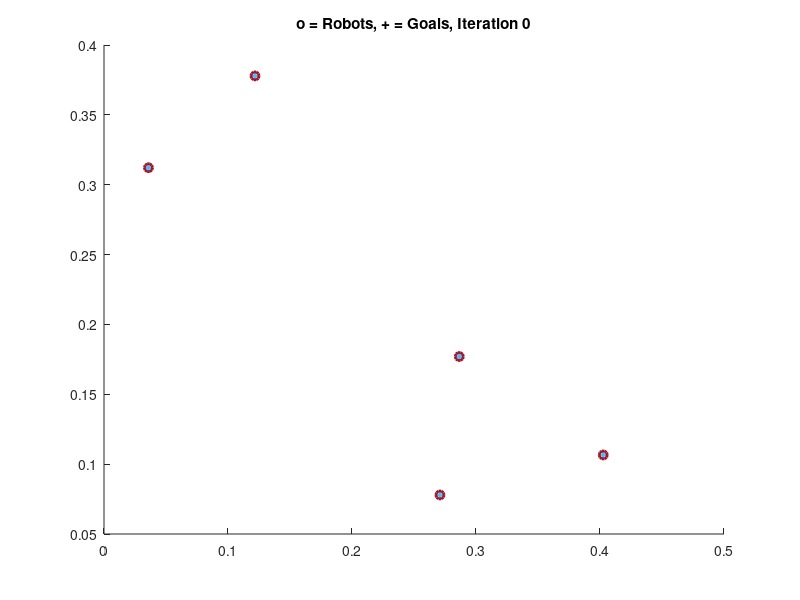
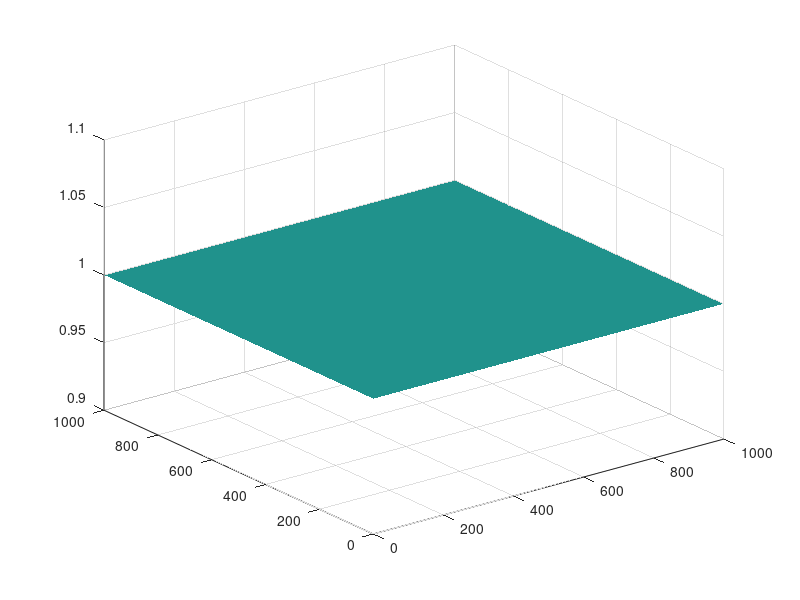

MATLAB code for these plots, in order: (Note: this script raises an error after producing the figures.)
n=5;
crs = [0,0;0,10;10,10;10,0];
numIterations = 500;
showPlot = true;
r_sen = 2;   %sensor range

Px = 0.5*rand([n,1]);
Py = 0.5*rand([n,1]);

xrange = max(crs(:,1));
yrange = max(crs(:,2));
thresh = 0.01; %max distance threshold for each cycle to end

%Dividing the area into discrete cells and expressing range in terms of the
%map
X1 = max(max(crs))/1000;
r_sen = r_sen/X1;
Z = ones(1000,1000);%Uncertainity Distribution
val2 = Z;
cycle=1;
Kprop = 0.5; %Proportionality constant

%%%%%%%%%%%%%%%%%%%%%%%% VISUALIZATION %%%%%%%%%%%%%%%%%%%%%%%%%%%%%%%%%%%%
if showPlot
    verCellHandle = zeros(n,1);
    cellColors = ones(n,3);
    for i = 1:numel(Px) % color according to
        verCellHandle(i)  = patch(Px(i),Py(i),cellColors(i,:)); % use color i  -- no robot assigned yet
        hold on
    end
    pathHandle = zeros(n,1);
    %numHandle = zeros(n,1);
    for i = 1:numel(Px) % color according to
        pathHandle(i)  = plot(Px(i),Py(i),'-','color',cellColors(i,:)*.8);
        %    numHandle(i) = text(Px(i),Py(i),num2str(i));
    end
    goalHandle = plot(Px,Py,'+','linewidth',2);
    currHandle = plot(Px,Py,'o','linewidth',2);
    titleHandle = title(['o = Robots, + = Goals, Iteration ', num2str(0)]);
end

figure
surf (Z);
set(surf(Z),'LineStyle','none');
%%%%%%%%%%%%%%%%%%%%%%%% END VISUALIZATION %%%%%%%%%%%%%%%%%%%%%%%%%%%%%%%%
rosinit('192.168.1.10');

drones = 5;

chatpub = {};
var_twist = {};
odomSub = {};
vin =1 ;

while vin < drones+1
    cp= compose("/uav%d/cmd_vel",vin);
    sp=compose("/uav%d/ground_truth_to_tf/pose",vin);
    
    odomSub=[odomSub,rossubscriber(sp)];
    
    chatpub=[chatpub,rospublisher(cp)];
    var_twist =[var_twist,rosmessage(chatpub(vin))];
    vin = vin+1;
end
    



dist = xrange*ones(n,1);
%Starting the loop for search
while max(max(Z))>0.1
    figure(1)
    counter = 0;
    while max(dist)>thresh
        tic;
        counter = counter+1;
        [v,c]=VoronoiBounded(Px,Py, crs);
        
        if showPlot
            set(currHandle,'XData',Px,'YData',Py);%plot current position
            for i = 1:numel(Px) % color according to
                xD = [get(pathHandle(i),'XData'),Px(i)];
                yD = [get(pathHandle(i),'YData'),Py(i)];
                set(pathHandle(i),'XData',xD,'YData',yD);%plot path position
                %       set(numHandle(i),'Position',[ Px(i),Py(i)]);
            end
        end
        
        for i = 1:numel(c) %calculate the centroid of each cell
            BW = roipoly(Z,100*v(c{i},1),100*v(c{i},2));
            GI = mat2gray(BW);
            for m=1:1000
                for j=1:1000
                    GI(j,m) = GI(j,m)*val2(j,m);
                end
            end
            s = regionprops(BW, GI, {'WeightedCentroid'});
            cx = s.WeightedCentroid(1,1)/100;
            cy = s.WeightedCentroid(1,2)/100;
            cx = min(xrange,max(0, cx));
            cy = min(yrange,max(0, cy));
            if ~isnan(cx) && inpolygon(cx,cy,crs(:,1),crs(:,2))
                Px(i) = Px(i) + Kprop*(cx - Px(i));  %don't update if goal is outside the polygon
                Py(i) = Py(i) + Kprop*(cy - Py(i));
                
                %%%%%%%%%%%%%%%%%%%%%%%%%%%%%%%%%%%%%%%%%%%%%%%%%%%%%%%%%%%%%%%%%%%%%%%%%%
                time(counter,cycle) = toc;
                
                gtx(i)=Px(i)*5;
                gty(i)=Py(i)*5;
                
                pose = receive(odomSub(i)).Pose;
                tfx = pose.Position.X;
                tfy = pose.Position.Y;
                tfz = pose.Position.Z;
                    
                velx = -(tfx - gtx(i));
                vely = -(tfy - gty(i));
                velz = 3 -tfz;
                var_twist(i).Linear.X = velx;
                var_twist(i).Linear.Y = vely;
                var_twist(i).Linear.Z = velz;
                
                %pause(0.01)
                send(chatpub(i),var_twist(i));      
                %%%%%%%%%%%%%%%%%%%%%%%%%%%%%%%%%%%%%%%%%%%%%%%%%%%%%%%%%%%%%%%%%%%%%%%%%%%
                    
                dist(i) = sqrt((cx - Px(i))^2 + (cy - Py(i))^2);
            end
        end
        
        if showPlot
            for i = 1:numel(c) % update Voronoi cells
                set(verCellHandle(i), 'XData',v(c{i},1),'YData',v(c{i},2));
            end
            
            set(titleHandle,'string',['o = Robots, + = Goals, Cycle', num2str(cycle,'%3d'), ', Iteration', num2str(counter,'%3d')]);
            set(goalHandle,'XData',Px,'YData',Py);%plot goal position
            axis equal
            axis([0,xrange,0,yrange]);
            drawnow
        end
        time(counter,cycle) = toc;
    end
    val = Z;
    for i = 1:n
        BW = roipoly(Z,100*v(c{i},1),100*v(c{i},2));
        GI = mat2gray(BW);
        s = regionprops(BW, GI, {'Centroid','WeightedCentroid'});
        for m=1:1000
            for j=1:1000
                vx = s.WeightedCentroid(1,1);
                vy = s.WeightedCentroid(1,2);
                dist = sqrt(((m+0.5)-vx)^2+((j+0.5)-vy)^2)/100;
                if dist < r_sen
                    val(j,m) = min(val(j,m),(1-0.8708+0.074*dist^2));
                end
            end
        end
    end
    for m=1:1000
        for j=1:1000
            Z(j,m) = Z(j,m)*val(j,m);
            val2(j,m) = 2*Z(j,m)*0.074;
        end
    end
    max_d(cycle)= max(max(Z));
    average(cycle) = mean2(Z);
    cycle=cycle+1;
    figure(2);
    surf (Z);
    set(surf(Z),'LineStyle','none');
end

rosshutdown